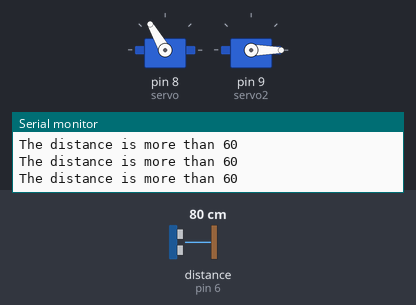
This sketch was run on a simulated Arduino Uno, built with avr-gcc and run on an emulated ATmega328P. Parts: 2 × servo, the last lines printed to the serial monitor. Wiring (inferred from the names in the program): ultrasonic range finder: trigger pin 7; echo pin 6. The inputs (shaded band) are chosen by the test bench; at power-on: distance to the obstacle (sensor on pin 6) 80 cm. The echo pulse lasts 58.3 µs per cm.

Above: at 1.2 s.
1.3 s: distance to the obstacle (sensor on pin 6) set to 7 cm
3.3 s: distance to the obstacle (sensor on pin 6) set to 4 cm
At 6.2 s:
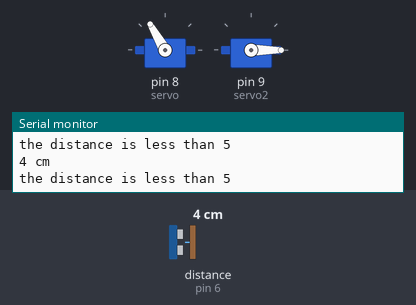
6.3 s: distance to the obstacle (sensor on pin 6) set to 9 cm
At 6.8 s:
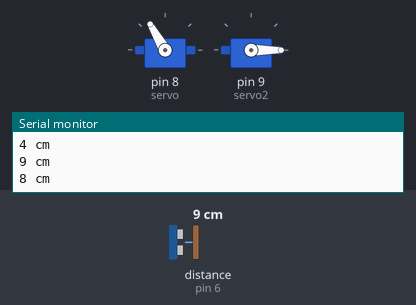
7.8 s: distance to the obstacle (sensor on pin 6) set to 2 cm
At 8.06 s:
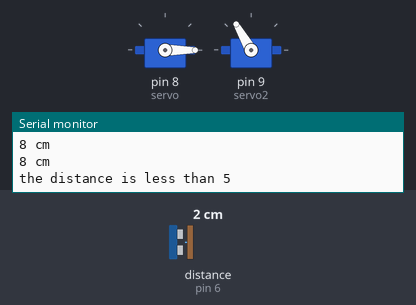
Timing chart, 0 to 11.8 s (numbered marks = the images above; inputs shaded):
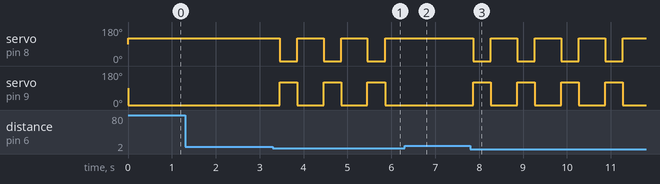

The sketch:

lismag3.ino
```cpp
#include <Servo.h>
#define trigPin 7
#define echoPin 6
Servo servo;
Servo servo2;
int sound = 250;
void setup() {
Serial.begin (9600);
pinMode(trigPin, OUTPUT);
pinMode(echoPin, INPUT);
servo.attach(8);
servo2.attach(9);
}
void loop() {
long duration, distance;
digitalWrite(trigPin, LOW);
delayMicroseconds(2);
digitalWrite(trigPin, HIGH);
delayMicroseconds(10);
digitalWrite(trigPin, LOW);
duration = pulseIn(echoPin, HIGH);
distance = (duration/2) / 29.1;
if (distance < 5) {
Serial.println("the distance is less than 5");
servo.write(0);
servo2.write(120);
delay(400);
servo.write(120);
servo2.write(0);
delay(400);
}
else{
servo.write(120);
servo2.write(0);
}
if (distance > 60 || distance <= 0){
Serial.println("The distance is more than 60");
}
else {
Serial.print(distance);
Serial.println(" cm");
}
delay(200);
}
```

Measured:
- the behaviour switches between 6 and 5 cm on distance to the obstacle (sensor on pin 6) (found by bisection; images 0 and 1)
- after the input at 3.3 s, servo on pin 8 (servo): alternates 120° for 0.60 s and 0° for 0.40 s, starting after 0.15 s; servo on pin 9 (servo2): alternates 120° for 0.40 s and 0° for 0.60 s, starting after 0.15 s
- after the input at 6.3 s, servo on pin 8 (servo): stays 120° (without the input it goes to 0° after 0.16 s); servo on pin 9 (servo2): stays 0° (without the input it goes to 120° after 0.16 s)
- after the input at 7.8 s, servo on pin 8 (servo): alternates 120° for 0.60 s and 0° for 0.40 s, starting after 0.07 s; servo on pin 9 (servo2): alternates 120° for 0.40 s and 0° for 0.60 s, starting after 0.07 s
